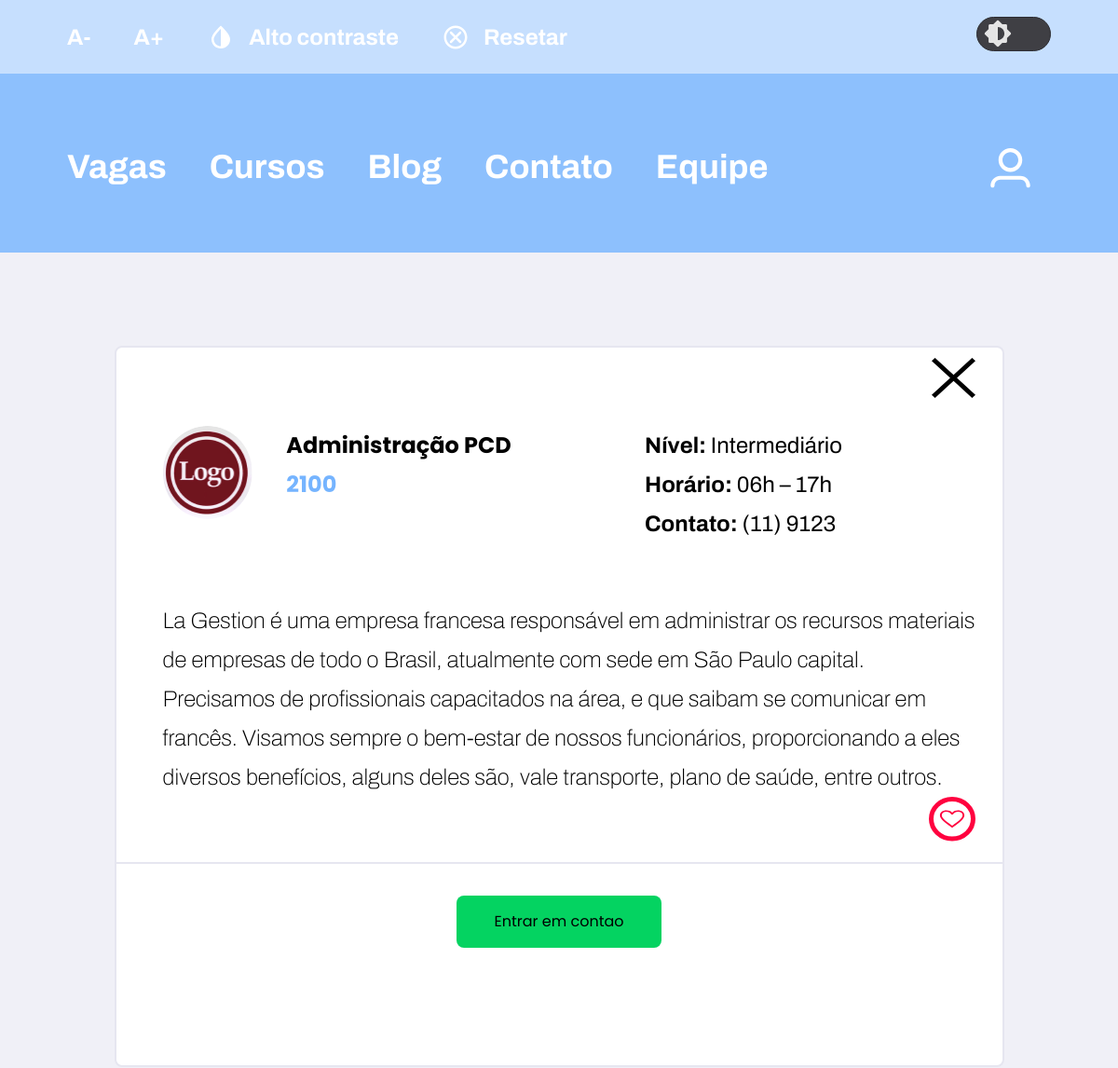
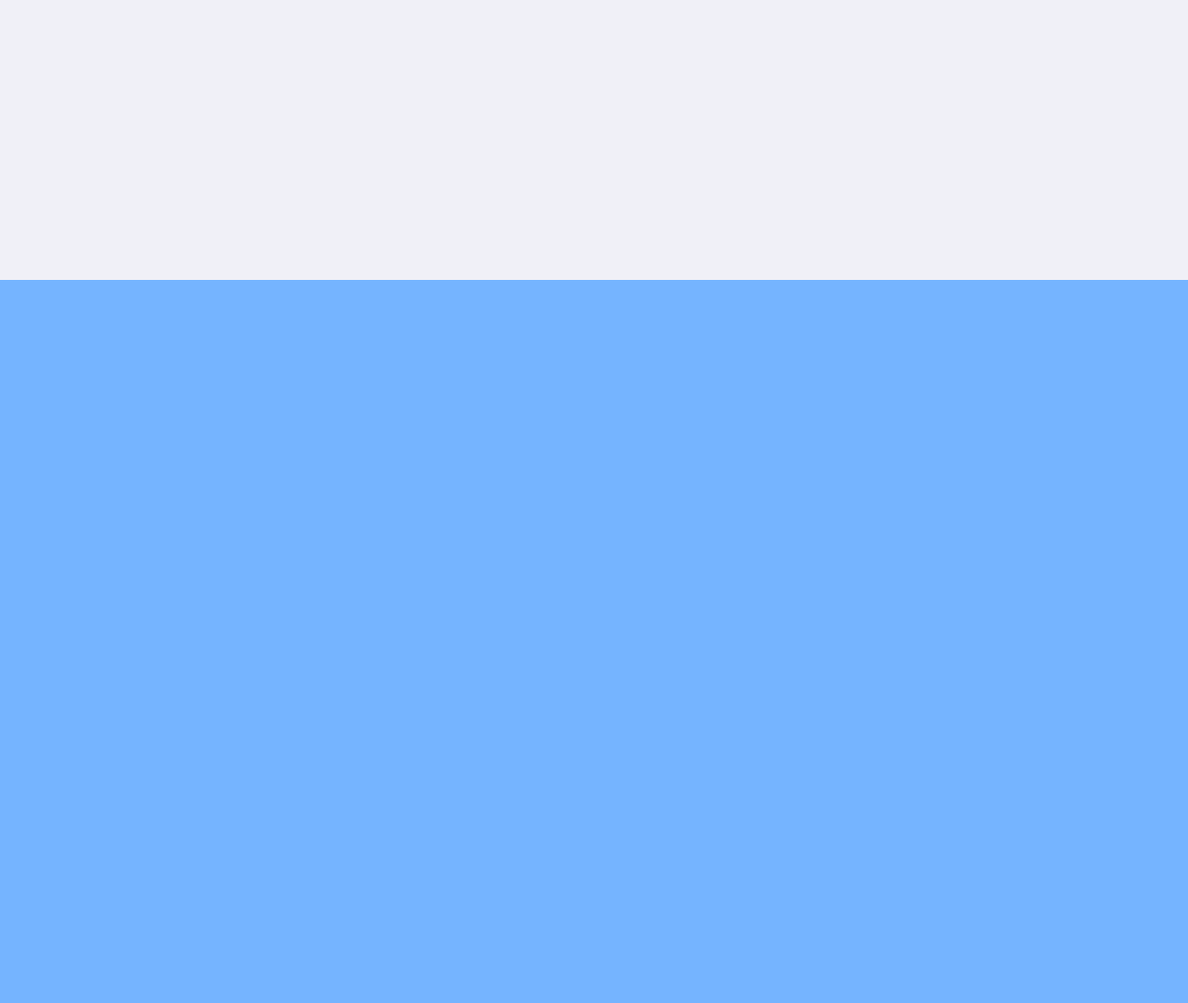
The page /versão_php/src/inf_vaga.php?id=1 (signed in) on the database its author committed (2 pictures, top to bottom).
### tables this page shows
CREATE TABLE `tb_vagas` (
  `id` int(11) NOT NULL,
  `nome_vaga` varchar(200) NOT NULL,
  `descricao_vaga` varchar(500) NOT NULL,
  `salario_vaga` varchar(220) NOT NULL,
  `nivel_vaga` varchar(500) NOT NULL,
  `horario_vaga` varchar(220) NOT NULL,
  `contato_vaga` varchar(100) NOT NULL,
  `link_vaga` varchar(220) NOT NULL,
  `path` varchar(225) NOT NULL
);

### versão_php/src/inf_vaga.php (the view, shortened to what this page needs)
<?php
include("./processamento/conexao.php");
?>
<!DOCTYPE html>
<html lang="pt-br">
<head>
  <link rel="stylesheet" href="./css/style.css" />
  <link rel="stylesheet" href="./css/vagas.css" />
  <link rel="stylesheet" href="./css/vagas-blog.css" />
  <link rel="stylesheet" href="./css/vaga-curso-selecionada.css">
  <link rel="stylesheet" href="./css/theme.css">
</head>
<body id="zoombody">
  <?php include('header.php') ?>
  <main>
    <div class="campo-vagas">
      <?php
      $id = filter_input(INPUT_GET, 'id', FILTER_SANITIZE_NUMBER_INT);
      $result_vaga = "SELECT * FROM tb_vagas WHERE id = '$id'";
      $resultado_vaga = mysqli_query($conn, $result_vaga);
      $row_vaga = mysqli_fetch_assoc($resultado_vaga);
      print '
        <div class="card">
                <div class="cancel-button">
                  <a href="./vagas.php" aria-label="Link que redireciona a página de busca de vagas">
                    <svg width="47" height="43" viewBox="0 0 47 43" fill="none" xmlns="http://www.w3.org/2000/svg">
                        <path d="M3.61538 43L0 39.6923L19.8846 21.5L0 3.30769L3.61538 0L23.5 18.1923L43.3846 0L47 3.30769L27.1154 21.5L47 39.6923L43.3846 43L23.5 24.8077L3.61538 43Z" fill="white" />
                    </svg>
                  </a>
                </div>
                <div class="top-header-description">
                    <div class="top-header-card">
                        <div class="card-logo-vaga">
                            <img src="' . $row_vaga['path'] . '" alt="Imagem ilustrativa referente a logo da empresa que disponibilizou a vaga" />
                            <p>' . $row_vaga['nome_vaga'] . '<br />
                                <span>' . $row_vaga['salario_vaga'] . '</span>
                            </p>
                        </div>
                    </div>
                    <p class="card-descricao-extra top-header-card">
                        <span>Nível: </span>' . $row_vaga['nivel_vaga'] . '<br />
                        <span>Horário: </span>' . $row_vaga['horario_vaga'] . '<br />
                        <span>Contato: </span>' . $row_vaga['contato_vaga'] . '<br />
                    </p>
                </div>
                <p class="descricao-vaga">
                    ' . $row_vaga['descricao_vaga'] . '';
                    if (isset($_SESSION['id_usuario'])) {
                      print ' <div class="favorite-button">
                      <a title="Favoritar vaga" aria-label="Favoritar vaga" href="./processamento/processa_favoritar_vagas.php?id_vaga=' . $row_vaga['id'] . '">
                      </a>
                    </div>
                </p>
            </div>';
                    }
           print' <hr />
            <div class="box-button">
                <a href="' . $row_vaga['link_vaga'] . '" class="button" title="Link que redireciona ao contato da vaga atual" aria-label="Link que redireciona ao contato da vaga atual" >Entrar em contao</a>
            </div>
        ';
      ?>
  </main>
  <?php include('footer.php') ?>
</body>
</html>

### versão_php/src/css/style.css (style rules this page uses)
* { margin: 0; padding: 0; box-sizing: border-box; }
html { --primary-blue: #75b4ff; --primary-blue-header: rgba(117, 180, 255, 0.8); --white: #ffffff; --white-opacity: rgba(255, 255, 255, 0.5); --primary-background: #f0f0f7; --white-opacity-search: hsla(0, 0%, 100%, 0.41); --primary-border: #e6e6f0; --home-blog: hsla(200, 19%, 18%, 1); --background-cards: #fff; --border-contato-home: #e6e6f0; --background-all: #FFFDFD; --black: #000; --title-price: #75b4ff; scroll-behavior: smooth; }
body { font-family: 'Poppins', sans-serif; background-color: var(--primary-background); overflow-x: hidden; }

### versão_php/src/css/vagas.css (style rules this page uses)
html { overflow-x: hidden; --background-form: #fff; }
main { display: flex; justify-content: center; gap: 34px; }
main div.campo-vagas { width: 955px; background: #FFFFFF; border: 2px solid #E6E6F0; border-radius: 8px; margin-bottom: 284px; padding-bottom: 126px; }
div.campo-vagas .card { display: flex; margin: 54px 28.2px 0px 50px;; width: 955px; height: 265px; }
div.campo-vagas .card .card-logo-vaga { display: flex; gap: 36.55px; font-weight: 700; font-size: 24px; line-height: 42px; margin-bottom: 33px; }
div.campo-vagas .card .card-logo-vaga img { width: 96.3px; height: 100px; border-radius: 70px; }
div.campo-vagas .card .card-logo-vaga span { color: #75B4FF; }
div.campo-vagas .card .descricao-vaga { font-family: 'Archivo'; font-style: normal; font-weight: 100; font-size: 24px; line-height: 42px; color: #000000; max-width: 564.14px; }
div.campo-vagas .card .card-descricao-extra { font-family: 'Archivo'; font-style: normal; font-weight: 400; font-size: 24px; line-height: 42px; margin-left: 35.57px; }
div.campo-vagas .card .card-descricao-extra span { font-weight: 700; }
div.campo-vagas hr { border: 1px solid #E6E6F0; }
@media (max-width: 1310px) { main { flex-direction: column; align-items: center; } }
@media (max-width: 1310px) { main div.campo-vagas { width: 100%; max-width: 955px; } }

### versão_php/src/css/vagas-blog.css (style rules this page uses)
html { --background-all: #FFFFFF; --border-all: #E6E6F0; --background-input-search: #FAFAFC; --border-input-search: #E6E6F0; --background-hover: #E6E6F0; --text-color-secondary: #9C98A6; --text-input: #000; overflow-x: hidden; }
main { display: flex; flex-wrap: wrap; justify-content: center; gap: 34px; }
main div.campo-vagas { width: 955px; min-height: 451px; background: var(--background-all); border: 2px solid var(--border-all); border-radius: 8px; margin-bottom: 284px; padding-bottom: 126px; }
div.campo-vagas .card { display: flex; margin: 54px 28.2px 0px 50px;; width: 955px; height: 265px; position: relative; }
div.campo-vagas .card .favorite-button svg { position: absolute; top: -43px; right: 67px; cursor: pointer; }
div.campo-vagas .card .card-logo-vaga { display: flex; gap: 36.55px; font-weight: 700; font-size: 24px; line-height: 42px; margin-bottom: 33px; }
div.campo-vagas .card .card-logo-vaga img { width: 96.3px; height: 100px; border-radius: 70px; }
div.campo-vagas .card .card-logo-vaga span { color: var(--title-price); }
div.campo-vagas .card .descricao-vaga { font-family: 'Archivo'; font-style: normal; font-weight: 100; font-size: 24px; line-height: 42px; color: var(--text-color); max-width: 564.14px; min-width: 564.14px; }
div.campo-vagas .card .card-descricao-extra { font-family: 'Archivo'; font-style: normal; font-weight: 400; font-size: 24px; line-height: 42px; margin-left: 35.57px; max-width: 294px; }
div.campo-vagas .card .card-descricao-extra span { font-weight: 700; }
div.campo-vagas hr { border: 1px solid var(--background-hover); }
@media (max-width: 1310px) { main { flex-direction: column; align-items: center; } }
@media (max-width: 1310px) { main div.campo-vagas { width: 100%; max-width: 955px; } }

### rows shown on the page
tb_vagas: path (picture), nome_vaga "Administração PCD", salario_vaga "2100", nivel_vaga "Intermediário", horario_vaga "06h – 17h", contato_vaga "(11) 9123", descricao_vaga "La Gestion é uma empresa francesa responsável em administrar os recursos materiais de empresas de todo o Brasil, atualmente com sede em São Paulo capital. Precisamos de profissionais capacitados na área, e que saibam se comunicar em francês. Visamos sempre o bem-estar de nossos funcionários, proporcionando a eles diversos benefícios, alguns deles são, vale transporte, plano de saúde, entre outros."
